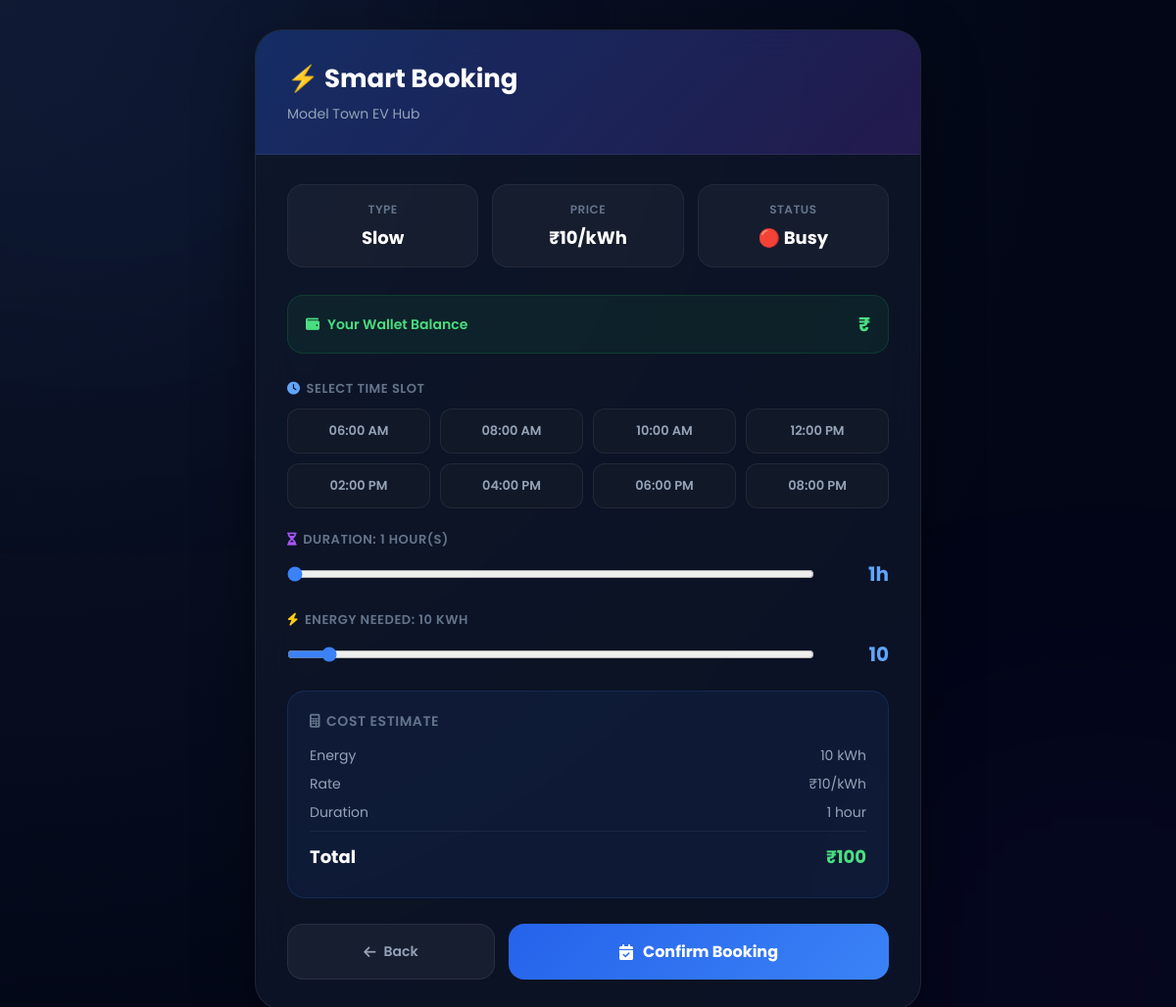
/smart-book/Model Town EV Hub (signed in), run on the app's committed database.
### tables this page shows
CREATE TABLE stations (
    id INTEGER PRIMARY KEY AUTOINCREMENT,
    name TEXT,
    lat REAL,
    lng REAL,
    type TEXT,
    available INTEGER,
    price INTEGER
);

### app.py (the view, shortened to what this page needs)
@app.route('/smart-book/<station_name>', methods=['GET', 'POST'])
def smart_book(station_name):
    if 'user' not in session:
        return redirect('/login')
    conn = get_db_connection()
    station = conn.execute("SELECT * FROM stations WHERE name=?", (station_name,)).fetchone()
    user = conn.execute("SELECT * FROM users WHERE id=?", (session['user_id'],)).fetchone()
    if not station:
        conn.close()
        return redirect('/')
    conn.close()
    return render_template('smart_book.html', station=dict(station), user=dict(user), error=None)

### app.py (called while the page is built)
def get_db_connection():
    conn = sqlite3.connect(DATABASE)
    conn.row_factory = sqlite3.Row
    return conn

### smart_book.html (shortened to what this page needs)
<!DOCTYPE html>
<html lang="en">
<head>
    <link rel="stylesheet" href="https://cdnjs.cloudflare.com/ajax/libs/font-awesome/6.5.1/css/all.min.css"/>
</head>
<body>
<div class="book-card">
    <div class="card-header">
        <h1>⚡ Smart Booking</h1>
        <p>{{ station.name }}</p>
    </div>
    <div class="card-body">
        <div class="station-info">
            <div class="info-box">
                <span>Type</span>
                <strong>{{ station.type }}</strong>
            </div>
            <div class="info-box">
                <span>Price</span>
                <strong>₹{{ station.price }}/kWh</strong>
            </div>
            <div class="info-box">
                <span>Status</span>
                <strong>{{ "🟢 Free" if station.available else "🔴 Busy" }}</strong>
            </div>
        </div>
        <div class="wallet-bar">
            <span><i class="fa-solid fa-wallet" style="margin-right:8px;"></i>Your Wallet Balance</span>
            <strong>₹{{ user.wallet }}</strong>
        </div>
        <form method="POST">
            <div class="form-group">
                <label><i class="fa-solid fa-clock" style="margin-right:6px;color:#60a5fa;"></i>Select Time Slot</label>
                <div class="slot-grid">
                    {% set slots = ['06:00 AM','08:00 AM','10:00 AM','12:00 PM','02:00 PM','04:00 PM','06:00 PM','08:00 PM'] %}
                    {% for slot in slots %}
                    <button type="button" class="slot-btn" onclick="selectSlot('{{ slot }}', this)">{{ slot }}</button>
                    {% endfor %}
                </div>
            </div>
            <div class="form-group">
                <label><i class="fa-solid fa-hourglass-half" style="margin-right:6px;color:#a855f7;"></i>Duration: <span id="durationLabel">1</span> hour(s)</label>
                <div class="range-row">
                    <input type="range" name="duration" id="durationRange" min="1" max="8" value="1" oninput="updateEstimate()">
                    <div class="range-val" id="durationVal">1h</div>
                </div>
            </div>
            <div class="form-group">
                <label><i class="fa-solid fa-bolt" style="margin-right:6px;color:#facc15;"></i>Energy needed: <span id="kwhLabel">10</span> kWh</label>
                <div class="range-row">
                    <input type="range" name="kwh" id="kwhRange" min="5" max="80" value="10" step="5" oninput="updateEstimate()">
                    <div class="range-val" id="kwhVal">10</div>
                </div>
            </div>
            <div class="cost-box">
                <h3><i class="fa-solid fa-calculator" style="margin-right:6px;"></i>Cost Estimate</h3>
                <div class="cost-row"><span>Energy</span><span id="estKwh">10 kWh</span></div>
                <div class="cost-row"><span>Rate</span><span>₹{{ station.price }}/kWh</span></div>
                <div class="cost-row"><span>Duration</span><span id="estDuration">1 hour</span></div>
                <div class="cost-row total"><span>Total</span><span id="estTotal">₹{{ station.price * 10 }}</span></div>
            </div>
            <div class="btn-row">
                <a href="/" class="back-btn"><i class="fa-solid fa-arrow-left"></i> Back</a>
                <button type="submit" class="book-btn">
                    <i class="fa-solid fa-calendar-check"></i>
                    Confirm Booking
                </button>
            </div>
        </form>
    </div>
</div>
</body>
</html>

### smart_book.html (style rules this page uses)
* { margin:0; padding:0; box-sizing:border-box; }
body { font-family:'Poppins',sans-serif; background:radial-gradient(circle at top left,#0f172a,#020617 70%); color:white; min-height:100vh; display:flex; align-items:center; justify-content:center; padding:30px; }
body::before { content:""; position:fixed; width:400px; height:400px; background:#2563eb; filter:blur(160px); opacity:0.12; top:-150px; left:-100px; z-index:-1; }
body::after { content:""; position:fixed; width:350px; height:350px; background:#7c3aed; filter:blur(160px); opacity:0.1; bottom:-100px; right:-100px; z-index:-1; }
.book-card { width:100%; max-width:680px; background:rgba(15,23,42,0.75); backdrop-filter:blur(20px); border:1px solid rgba(255,255,255,0.08); border-radius:28px; overflow:hidden; box-shadow:0 20px 60px rgba(0,0,0,0.4); animation:fadeIn 0.5s ease; }
.card-header { background:linear-gradient(135deg,rgba(37,99,235,0.3),rgba(124,58,237,0.2)); padding:30px 32px; border-bottom:1px solid rgba(255,255,255,0.06); }
.card-header h1 { font-size:26px; font-weight:700; margin-bottom:6px; }
.card-header p { color:#94a3b8; font-size:14px; }
.card-body { padding:30px 32px; }
.station-info { display:grid; grid-template-columns:repeat(3,1fr); gap:14px; margin-bottom:28px; }
.info-box { background:rgba(255,255,255,0.04); border:1px solid rgba(255,255,255,0.06); border-radius:16px; padding:16px; text-align:center; }
.info-box span { display:block; font-size:12px; color:#64748b; margin-bottom:6px; font-weight:600; text-transform:uppercase; letter-spacing:0.04em; }
.info-box strong { font-size:18px; font-weight:700; }
.wallet-bar { display:flex; align-items:center; justify-content:space-between; background:rgba(34,197,94,0.08); border:1px solid rgba(34,197,94,0.15); border-radius:16px; padding:14px 18px; margin-bottom:26px; }
.wallet-bar span { color:#4ade80; font-size:14px; font-weight:600; }
.wallet-bar strong { color:#4ade80; font-size:20px; }
.form-group { margin-bottom:22px; }
.form-group label { display:block; font-size:13px; color:#64748b; font-weight:600; margin-bottom:10px; text-transform:uppercase; letter-spacing:0.04em; }
.slot-grid { display:grid; grid-template-columns:repeat(4,1fr); gap:10px; }
.slot-btn { background:#111827; border:1px solid rgba(255,255,255,0.07); color:#94a3b8; padding:12px 8px; border-radius:12px; cursor:pointer; font-size:13px; font-weight:600; transition:0.25s; text-align:center; font-family:'Poppins',sans-serif; }
.range-row { display:flex; align-items:center; gap:16px; }
.range-row input[type="range"] { flex:1; accent-color:#3b82f6; }
.range-val { font-size:20px; font-weight:700; color:#60a5fa; min-width:60px; text-align:right; }
.cost-box { background:rgba(59,130,246,0.08); border:1px solid rgba(59,130,246,0.15); border-radius:18px; padding:20px 22px; margin-bottom:26px; }
.cost-box h3 { font-size:14px; color:#64748b; margin-bottom:14px; font-weight:600; text-transform:uppercase; letter-spacing:0.04em; }
.cost-row { display:flex; justify-content:space-between; font-size:14px; color:#94a3b8; margin-bottom:8px; }
.cost-row.total { border-top:1px solid rgba(255,255,255,0.06); padding-top:12px; margin-top:4px; font-size:18px; font-weight:700; color:white; }
.cost-row.total span:last-child { color:#4ade80; }
.btn-row { display:flex; gap:14px; }
.book-btn { flex:2; background:linear-gradient(135deg,#2563eb,#3b82f6); color:white; border:none; padding:16px; border-radius:16px; font-weight:700; font-size:16px; cursor:pointer; transition:0.3s; font-family:'Poppins',sans-serif; display:flex; align-items:center; justify-content:center; gap:10px; }
.back-btn { flex:1; background:rgba(255,255,255,0.05); border:1px solid rgba(255,255,255,0.08); color:#94a3b8; padding:16px; border-radius:16px; font-weight:600; font-size:14px; cursor:pointer; transition:0.3s; font-family:'Poppins',sans-serif; text-decoration:none; display:flex; align-items:center; justify-content:center; gap:8px; }

### data on the page
stations: name "Model Town EV Hub", type "Slow", price "10", available "🔴 Busy", station.price*10 "100"

### other printed values
{{ slot }} "06:00 AM" "08:00 AM" "10:00 AM" "12:00 PM" "02:00 PM" "04:00 PM" "06:00 PM" "08:00 PM"
